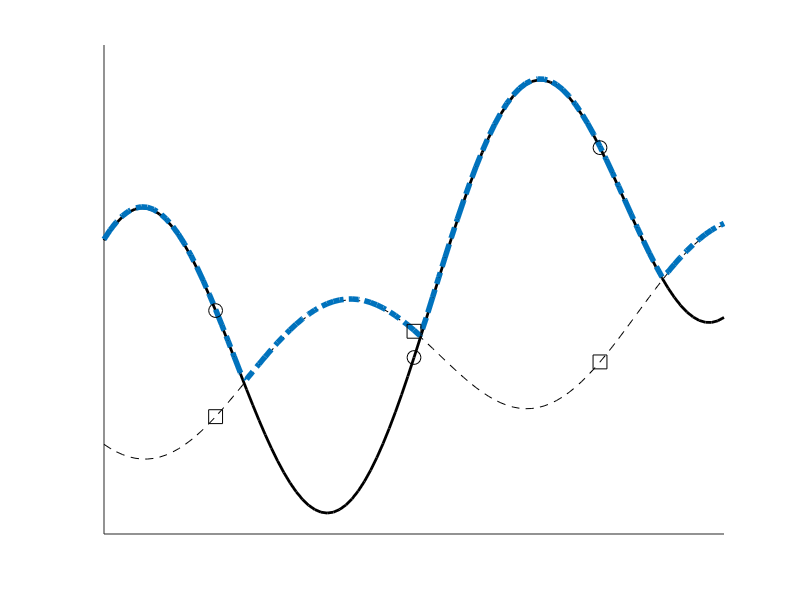

Here is the MATLAB script that generated this plot: (Note: this script raises an error after producing the figure.)
% Representation of subinterpolation
clear all
close all
clc
warning('off','all')
f0 = 0.5455;
savekon=0;
%%%%%%%%%%%%%%%%%%%%%%%%%%%%%%%%%%%%%%
%%%%%%%%%%%%%%%%%%%%%%%%%%%%%%%%%%%%%%
%%%%%%%%%%%%%%%%%%%%%%%%%%%%%%%%%%%%%%
%%%%%%%%%%%%%%%%%%%%%%%%%%%%%%%%%%%%%%
 type='exploring'
type='replacing'
switch type
    case 'exploring'
        xi=[0.18 0.3 0.8]; % exploring step
    case 'replacing'
        xi=[0.18 0.5 0.8]; % replacing step
end
%%%%%%%%%%%%%%%%%%%%%%%%%%%%%%%%%%%%%%
%%%%%%%%%%%%%%%%%%%%%%%%%%%%%%%%%%%%%%
%%%%%%%%%%%%%%%%%%%%%%%%%%%%%%%%%%%%%%
c =-.2;
w=10;
fun=@(x) (1*(x-c).^2+sin(w*((x-c)+0.2)))/50;
% fun=@(x) (1*(x-c).^2+0.1*cos(w*((x-c)+0.2)))/20;
gfun=@(x) (1*(x-c).^2+1.*sin(w*((x-c)-0.1)))/20;
% xi=[0.001 1 0.2 0.3 0.5 0.6 0.12 0.07 .17 .15];
% xi=[0.2 0.7 0.5]; % replacing step
% xi=[0.2 0.3 0.5]; % replacing step
% xi=[0.1 0.7 0.3];
%  xi=[0.2 0.8 0.1];% exploring step

xiu=[0 1];
for ii=1:length(xi)
    yi(ii)=fun(xi(:,ii));
    gi(ii)=gfun(xi(:,ii));
end
%T=ones(1,3);
%K=2; L=1;
%[xi,ind]=sort(xi); yi=yi(ind);
xx=0:0.01:1;
for ii=1:length(xx)
    yy(ii)=fun(xx(ii));
    gg(ii)=gfun(xx(ii));
end
%%
figure(1); clf;
hold on
plot(xx,yy,'k--',xx,gg,'k-','linewidth',2)
% plot(xx,max(yy,gg)+1.,'k-.','linewidth',3)
plot(xx,max(yy,gg)+.0003,'-.','linewidth',4)
set(gca,'YTick',[])
set(gca,'XTick',[])
% axis square
% legend('f(x)','g(x)','max\{f,g\}')
% grid minor
xiT=[xi xiu]; xiT=sort(xiT);
% plot(xiu,max(fun(xiu),gfun(xiu)),'k*', 'Markersize',10, 'MarkerFacecolor', 'k')
% plot(xiu,min(fun(xiu),gfun(xiu)),'k*', 'Markersize',10, 'MarkerFacecolor', 'k')
hold on
plot(xi,fun(xi),'ks', 'Markersize',10)
plot(xi,gfun(xi),'ko', 'Markersize',10)
% box on
xc=(xiT(1:end-1)+xiT(2:end))/2;
d=(xiT(2:end)-xiT(1:end-1))/2;
%[inter_par,yp]=interpolateparametarization(xi,yi,sigma0./sqrt(T),1);
[inter_par]=interpolateparametarization(xi,yi,1);
[inter_par_g]=interpolateparametarization(xi,gi,1);
%x=0.01; e=max(d.^2-(x-xc).^2);
%
for ii=1:length(xx)
    x=xx(ii);
    %fr(ii)= funr(x);
    f(ii)=fun(x);
    p(ii) = interpolate_val(x,inter_par);
    pg(ii) = interpolate_val(x,inter_par_g);
    e(ii) = max(d.^2-(x-xc).^2);
    sc(ii)= (max(p(ii),pg(ii))+f0)/e(ii);
    %sc(ii) = max(p(ii)-;
    %sn(ii)= subinterpolate_search(x,e(ii),xi,yi,K);
    %sn(ii)=subquad_search(x,e(ii),xi,yi,K);
end
for ii=1:2
    x=xiu(ii);
    pU(ii) = interpolate_val(x,inter_par);
    pgU(ii) = interpolate_val(x,inter_par_g);
    eU(ii) = mindis(x,xi);
    sd(ii)= (max(pU(ii),pgU(ii))+f0)/eU(ii);
end


[tc,indc]=min(sc);
x=xx(indc);
pm = interpolate_val(x,inter_par);
pgm = interpolate_val(x,inter_par_g);
em = mindis(x,xi);
sdm= (max(pm,pgm)+f0)/em;

% %%
figure(2); clf;
plot(xx,pg,'k-','linewidth',2)
hold on
plot(xx,p,'k--', 'linewidth',2)

plot(xx,max(p,pg)+.0003, '--.', 'linewidth',4)
%  plot(xx,e*1+min(min(p,pg)),'r-')
if type =='exploring'
    plot(xx,e+min(min(p,pg))-0.08,'k-',  'linewidth',2)
 ylim([min(min(p,pg))-0.08, max(max(p,pg)+.01)])
elseif type =='replacing'
    %     plot(xx,e-0.05,'r-',  'linewidth',2)
    plot(xx,e+min(min(p,pg))-0.05,'k-',  'linewidth',2)
   ylim([min(min(p,pg))-0.05, max(max(p,pg)+.01)])
end

plot(xiu,max(pU,pgU),'k*', 'Markersize',10, 'MarkerFacecolor', 'k')
hold on
plot(xi,yi,'ks', 'Markersize',10)
plot(xi,gi,'ko', 'Markersize',10)
set(gca,'YTick',[])
set(gca,'XTick',[])
% axis square


%% replacing step Z-Omega
figure(3); clf;
subplot(2,1,1)
plot(xx, sc,'k-','linewidth',2)
hold on
% grid on
[scm, idcm]=min(sc);
[sdmm, iddm]=min(sd);
% plot(xx(idcm), scm,'ks', 'Markersize',15, 'MarkerFacecolor', 'k')

ylim([0 100])
set(gca,'YTick',[])
set(gca,'XTick',[])
% axis square
if type=='exploring'
    plot(xx(idcm), scm,'ks', 'Markersize',10,'MarkerFacecolor', 'k')
elseif type=='replacing'
    plot(xx(idcm), scm,'ks', 'Markersize',10,'MarkerFacecolor', 'k')
end

subplot(2,1,2)
% figure(4)


if type=='replacing'
    plot(xiu,sd,'k*', 'Markersize',10,'MarkerFacecolor', 'k')
hold on
% plot(xx(indc), sdm,'ks', 'Markersize',10, 'MarkerFacecolor', 'k')
plot(xx(indc), sdm,'ks', 'Markersize',10,'MarkerFacecolor', 'k')
elseif type=='exploring'
plot(xiu,sd,'k*', 'Markersize',10,'MarkerFacecolor', 'k')
hold on
% plot(xx(indc), sdm,'ks', 'Markersize',15, 'MarkerFacecolor', 'k')
plot(xx(indc), sdm,'ks', 'Markersize',10, 'MarkerFacecolor', 'k')
% plot(xx(indc), sdm,'kp', 'Markersize',15, 'MarkerFacecolor', 'k')
end

set(gca,'YTick',[])
set(gca,'XTick',[])


%% saving figures

if savekon==1
figure(1)
figure_to_publish(strcat('./figures/truth_funs_',type,'_ZOmega'))

figure(2)
figure_to_publish(strcat('./figures/inter_err_',type,'_ZOmega'))
figure(3)
figure_to_publish(strcat('./figures/searchfuns_',type,'_ZOmega'))
end





% axis square










% axis square
% grid on
%ylim([0 100])
% % errorbar(xi,yi,sigma0./sqrt(T),'k.','linewidth',2)
% %    sd = min(yp,2*yi-yp)-L*sigma0./sqrt(T);
% %[td,indd]=min(sd);
% %hold on

% %%
% %text(xx(indc),tc-.05,'x_k','fontsize',20)
% % plot(xx(indc),tc,'k*','Markersize',10)
% %text(xi(indd),td-.05,'z_k','fontsize',20)
% %set(gca,'YTickLabel',[])
% %set(gca,'XTickLabel',[])
% % ylim([-.3 10])
% grid on
%
% %
% %
% % [t,ind]=min(sn);
% % ind
% % xx(ind)
% % x=xx(ind);
% % ii=ind;
% % [y,abc]=subquad_search(x,e(ii),xi,yi,K)
% % y_inter=abc(1)*xx.^2+ abc(2)*xx+abc(3);
% % hold on
% % plot(xx,y_inter,'r-')